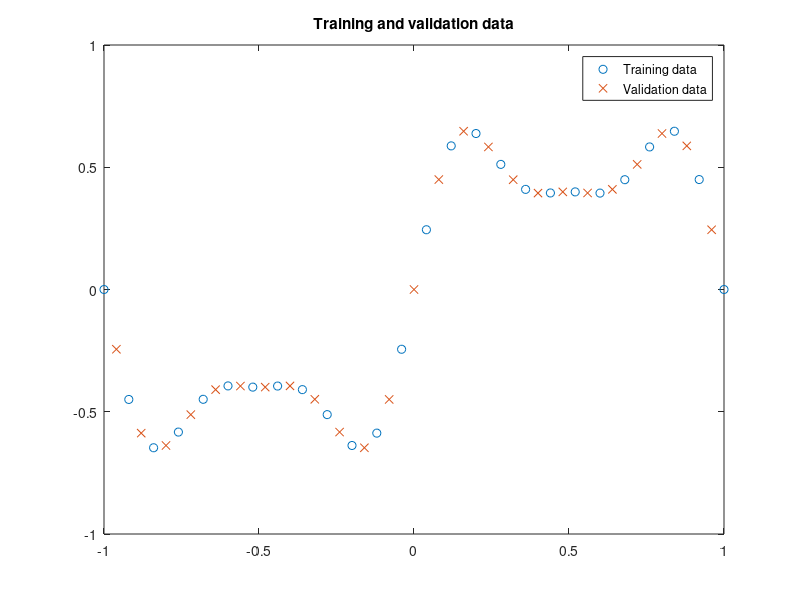

Reproduce this figure in MATLAB. (Note: this script raises an error after producing the figure.)
%% Creating datasets

% Generation of 51 points in interval [-1, 1]
numPts = 51;
x = linspace(-1, 1, numPts)';

% Generate data output by a function
y = 0.6*sin(pi*x) + 0.3*sin(3*pi*x) + 0.1*sin(5*pi*x);
data = [x y];

% Get training a validation datasets
trndata = data(1:2:numPts,:); % Odd indexes for training
chkdata = data(2:2:numPts,:); % Even indexes for validation

% Plot training anda validation data
plot(trndata(:,1),trndata(:,2),'o',chkdata(:,1), chkdata(:,2),'x');
legend('Training data', 'Validation data');
title('Training and validation data')

%% Configuration of the fuzzy system

% Define the number of MF and its type
numMFs=5;
mfType = 'gbellmf';

% Generate FIS-matrix and plot MFs
fismat = genfis1(trndata, numMFs, mfType);
[x, mf] = plotmf(fismat,'input',1);
plot(x,mf);
title('Membership Functions with gbell shape')

%% ANFIS training

% Define number of epochs/episodes/rounds
numEpochs = 40;

% Train
[fismat1, trnErr, ss, fismat2, chkErr] = anfis(trndata, fismat, numEpochs, NaN, chkdata);
fprintf('\n\n TRAINING PROCESS COMPLETED\n\n\n');

%% Validation

% Get RMSE of training and validation predictions
trnOut = evalfis(fismat1, trndata(:,1));
trnRMSE = norm(trnOut-trndata(:,2))/sqrt(length(trnOut));
trn_label = sprintf('\nTraining error = %.4f\n', trnRMSE);
chkOut = evalfis(fismat2, chkdata(:,1));
chkRMSE = norm(chkOut-chkdata(:,2))/sqrt(length(chkOut));
chk_label = sprintf('Validation error = %.4f\n', chkRMSE);

% Plot error curves
epoch = 1:numEpochs;
%plot(epoch,trnErr,'o',epoch,chkErr,'x');
%hold on;
plot(epoch,[trnErr chkErr]);
%hold off;
legend('Training error', 'Validation error');
title('Error curves')
text(20,0.05,trn_label);
text(20,0.045,chk_label);

%% Ploting interesting features

% Evolution of step size
figure()
plot(epoch,ss,'-',epoch,ss,'x');
title('Evolution of step size during training')

% MFs before and after training
figure();
subplot(2,1,1);
[x,mf] = plotmf(fismat,'input',1);
plot(x,mf);
title('MFs before training');
subplot(2,1,2);
[x,mf] = plotmf(fismat1, 'input',1);
plot(x,mf);
title('MFs after training');

% Output and data comparation
figure();
anfis_y = evalfis(x(:,1),fismat1);
plot(trndata(:,1),trndata(:,2),'o',chkdata(:,1), chkdata(:,2),'x',x,anfis_y,'-');
legend('Training data', 'Validation data', 'Output');
title('Comparaison between training and validation data and output')